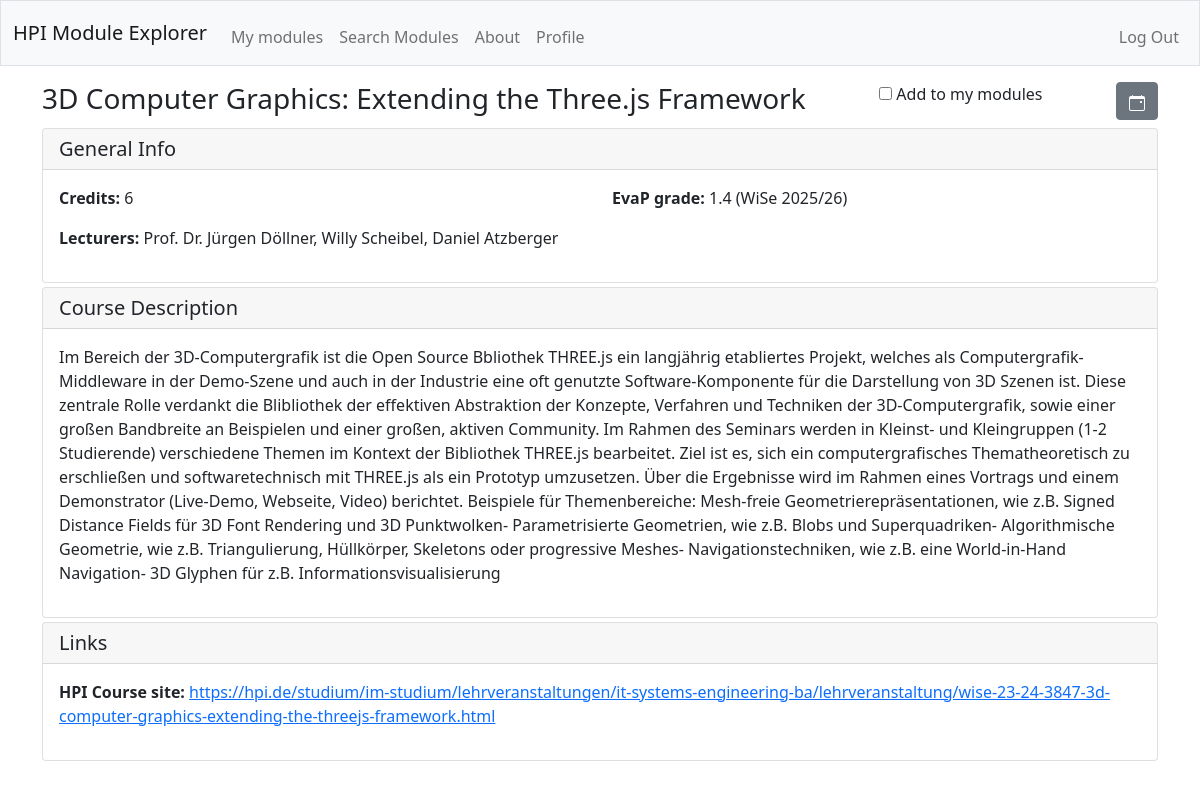
Page /module/wise-23-24-3847-3d-computer-graphics-extending-the-threejs-framework.html (signed in) on the committed database.
### tables this page shows
CREATE TABLE modules (
    url_trimmed PRIMARY KEY,
    full_url TEXT NOT NULL,
    website TEXT,
    title TEXT NOT NULL,
    credits INTEGER NOT NULL,
    evap_grade INTEGER NOT NULL,
    evap_semester INTEGER NOT NULL,
    module_description TEXT,
    lecturers TEXT
);

### app.py (the view)
@app.route("/module/<url_trimmed>")
@login_required
def module(url_trimmed):
    res = db.execute(
        """
        SELECT modules.*,
            CASE WHEN um.enrolled_count > 0 THEN 1 ELSE 0 END AS is_enrolled
        FROM modules
        LEFT JOIN (
            SELECT url_trimmed, COUNT(user_id) AS enrolled_count
            FROM user_modules
            WHERE user_id = ?
            GROUP BY url_trimmed
        ) AS um ON modules.url_trimmed = um.url_trimmed
        WHERE modules.url_trimmed = ?;
        """, session["user_id"], url_trimmed)
    if res:
        module_info = res[0]
    else:
        module_info = {}
    if module_info.get("is_enrolled") == 1:
        module_info["checkbox_status"] = "checked"
    else:
        module_info["checkbox_status"] = None
    return render_template("module.html", module_info=module_info)

### app.py (called while the page is built)
@app.after_request
def after_request(response):
    response.headers["Cache-Control"] = "no-cache, no-store, must-revalidate"
    response.headers["Expires"] = 0
    response.headers["Pragma"] = "no-cache"
    return response

### helpers.py (called while the page is built)
def login_required(f):
    @wraps(f)
    def decorated_function(*args, **kwargs):
        if session.get("user_id") is None:
            return redirect("/login")
        return f(*args, **kwargs)
    return decorated_function

### templates/module.html (shortened to what this page needs)
{% extends "layout.html" %}
{% block main %}
<div id="module-info" class="container">
    <div class="d-flex justify-content-between align-items-start mb-1">
        <h3>{{ module_info.get("title") }}</h3>
        <div>
            <input type="checkbox" id="enroll_checkbox" name="{{ module_info.get('url_trimmed') }}" {{ module_info.get('checkbox_status') }}>
            <label for="enroll_checkbox"> Add to my modules </label><br>
        </div>
        <button class="btn btn-secondary" type="download">
        </button>
    </div>
    <div class="card mb-1" id="general-content-card">
        <h5 class="card-header">General Info</h5>
        <div class="card-body">
            <div class="row">
                <div class="col-12 col-md-6 col-l-4">
                    <p>
                        <span class="fw-bold">Credits: </span>
                        <span>{{ module_info.get("credits") }}</span>
                    </p>
                </div>
                <div class="col-12 col-md-6 col-l-4">
                    <p>
                        <span class="fw-bold">EvaP grade: </span>
                        <span>{{ module_info.get("evap_grade") }} ({{module_info.get("evap_semester")}})</span>
                    </p>
                </div>
                <div class="col-12 col-md-6 col-l-4">
                    <p>
                        <span class="fw-bold">Lecturers: </span>
                        {% if module_info.get("lecturers") %}
                            <span>{{ ", ".join(module_info.get("lecturers").strip("[]").split("', '"))}}</span>
                        {% else %}
                            <span>were not found</span>
                        {% endif %}
                    </p>
                </div>
            </div>
        </div>
    </div>
    <div class="card mb-1" id="description-card">
        <h5 class="card-header">Course Description</h5>
        <div class="card-body">
            <p>{{ module_info.get("module_description") }}</p>
        </div>
    </div>
    <div class="card mb-1" id="link-card">
        <h5 class="card-header">Links</h5>
        <div class="card-body">
            <p>
                <span class="fw-bold">HPI Course site: </span>
                <a href="{{ module_info.get('full_url') }}">{{ module_info.get("full_url") }}</a>
            </p>
        </div>
    </div>
</div>
{% endblock %}

### rows in the picture
modules: get "3D Computer Graphics: Extending the Three.js Framework", get "1.4", get "WiSe 2025/26", lecturers "Prof. Dr. Jürgen Döllner, Willy Scheibel, Daniel Atzberger", get "Im Bereich der 3D-Computergrafik ist die Open Source Bbliothek THREE.js ein langjährig etabliertes Projekt, welches als Computergrafik-Middleware in der Demo-Szene und auch in der Industrie eine oft genutzte Software-Komponente für die Darstellung von 3D Szenen ist. Diese zentrale Rolle verdankt die Blibliothek der effektiven Abstraktion der Konzepte, Verfahren und Techniken der 3D-Computergrafik, sowie einer großen Bandbreite an Beispielen und einer großen, aktiven Community. Im Rahmen des Seminars werden in Kleinst- und Kleingruppen (1-2 Studierende) verschiedene Themen im Kontext der Bibliothek THREE.js bearbeitet. Ziel ist es, sich ein computergrafisches Thematheoretisch zu erschließen…", get "https://hpi.de/studium/im-studium/lehrveranstaltungen/it-systems-engineering-ba/lehrveranstaltung/wise-23-24-3847-3d-computer-graphics-extending-the-threejs-framework.html"

### other values in the picture
{{ module_info.get("credits") }} "6"
